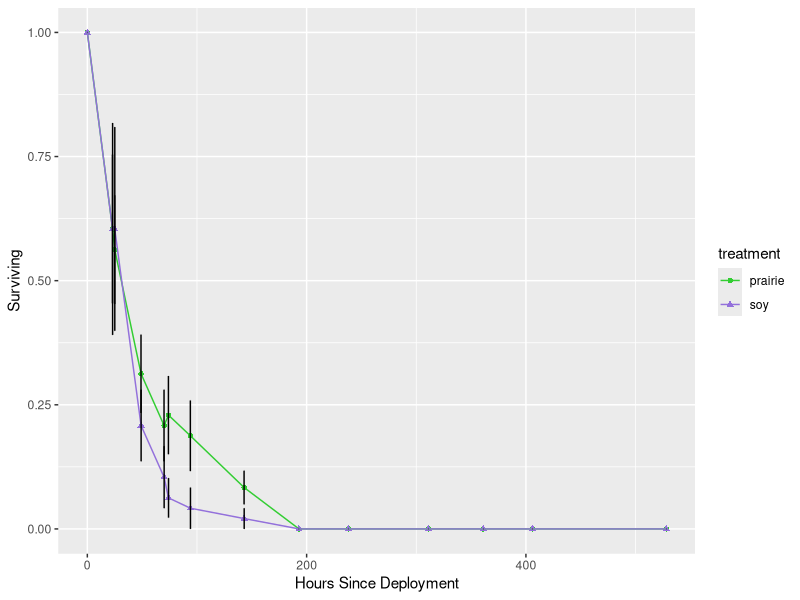
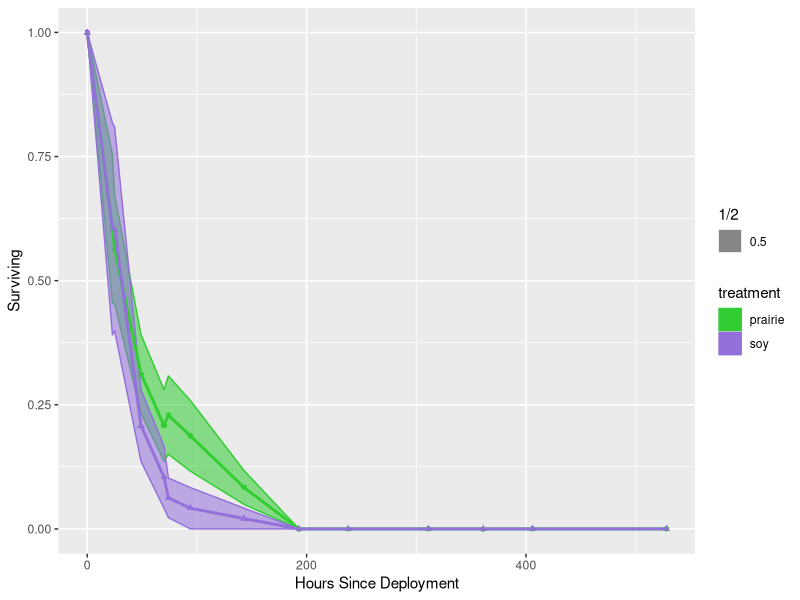
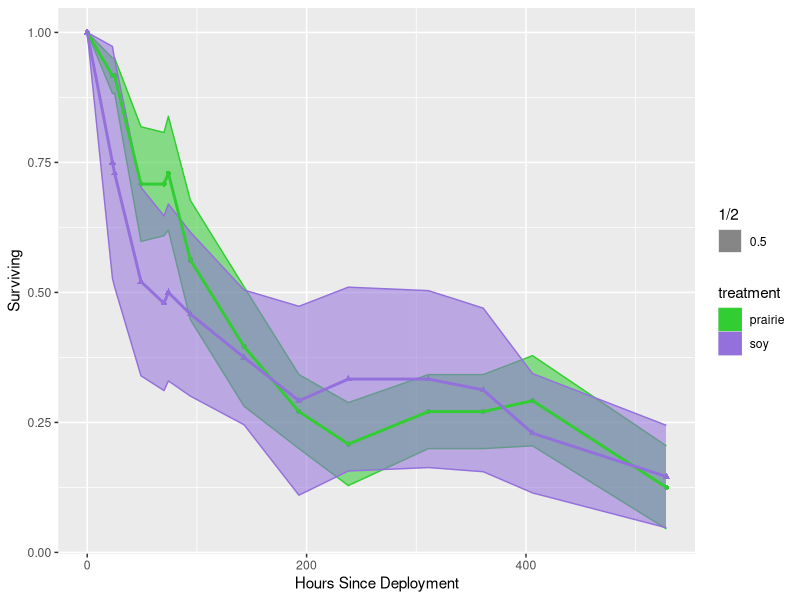
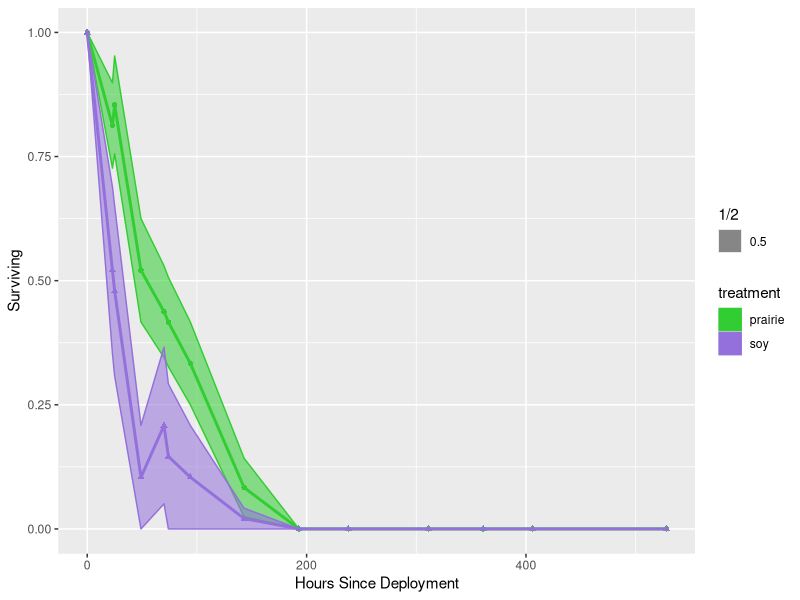
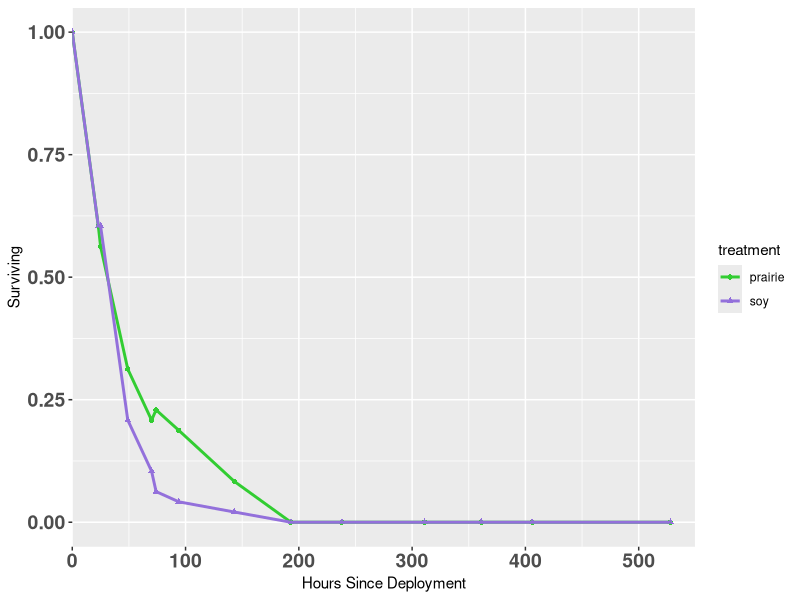
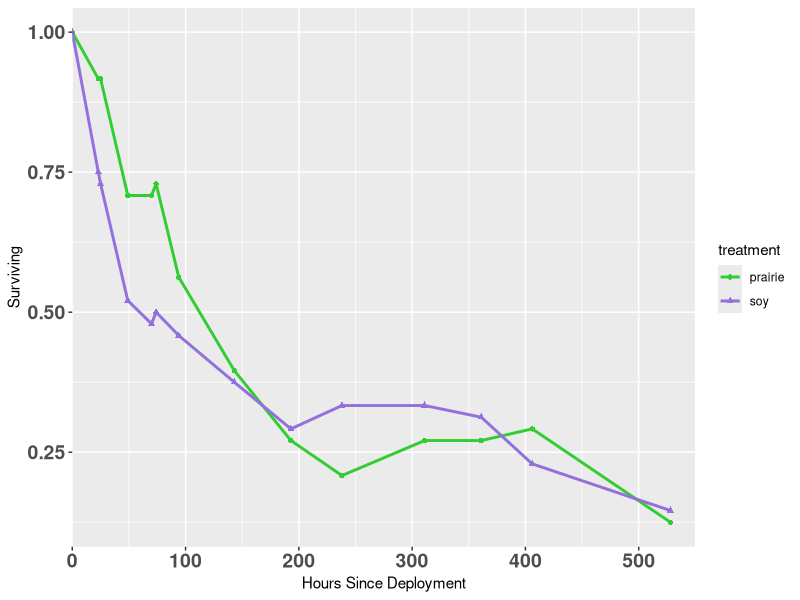
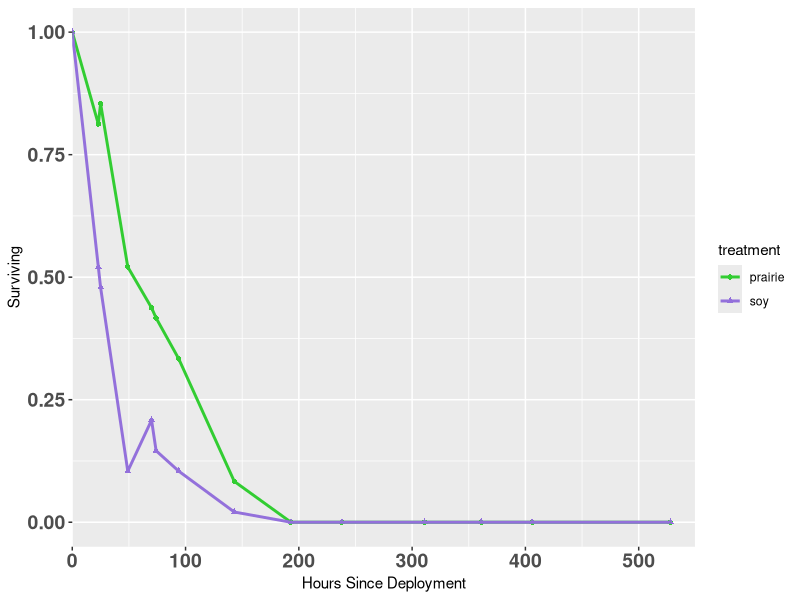

Recreate these plots in R, in order.
#bring exp1.data in

#during the first part of the experiment, I recorded the fates of eggs and larvae on individual plants 
#(July 13-18). later, as they hatched and moved between plants (July 20 and on), I began to only 
#record the number of individuals within the "patch" of three plants. In excel, I summed across
#the 3 plants for July 13-18 in each patch and then brought in the data into R.

exp1.data<-read.csv(file="deployment1_excel_shaped_csv.csv", header=TRUE)
exp1.data<-na.omit(exp1.data) #omit the na's, which included lots of empty spaces, which were artifacts from the excel manipulation

#make block into a factor
exp1.data$block <- as.factor(exp1.data$block)


#create total and surviving variables
exp1.data$total<-rowSums(exp1.data[9:15])
exp1.data$surviving<-exp1.data$total/exp1.data$Initial_count

library(reshape2)

exp1.data1<-dcast(exp1.data, date+hours_since_deployment+block+treatment~exclosure_treatment, mean)
exp1.data1$open<-NULL


exp1.open.only<-exp1.data[which(exp1.data$exclosure_treatment=="open"),]
exp1.open.only$exclosure_treatment<-NULL

exp1.data2<-merge(exp1.open.only, exp1.data1)


#do the anova using glm function
exp1.result <- glm(cbind(total, Initial_count) ~ hours_since_deployment*treatment + 
                block + (1+block:treatment)+offset(closed), data=exp1.data2, 
              family=binomial(link='logit'))
exp1.result
summary(exp1.result)


#also, let's do anova as an AoD becuase of exp1.data structure 
#here's some scratch code to work from, lifted from Safarzoda thesis


anova(exp1.result, test="Rao")#analysis of deviance
#need to create concatenated variable for interaction
exp1.data2$hours.treatment<-paste(exp1.data2$treatment, ".", exp1.data2$hours_since_deployment)

with(exp1.data2, pairwise.t.test(surviving, hours.treatment, p.adjust.method="holm"))

#need to do pairwise t-test only comparing within a given hours_since_deployment. I couldn't figure out how
#to do it using a for loop, so I took the brute force approach for the time being



#load library(ddply) compute summary stats for plotting
library(plyr)
exp1.data2.summary<-ddply(exp1.data2, .(hours_since_deployment, treatment), summarize,
                     N=length(surviving),
                     mean=mean(surviving),
                     sd   = sd(surviving),
                     se   = sd / sqrt(N) )

exp1.data2.summary.closed<-ddply(exp1.data2, .(hours_since_deployment, treatment), summarize,
                            N=length(closed),
                            mean=mean(closed),
                            sd   = sd(closed),
                            se   = sd / sqrt(N) )

exp1.data2.summary.sham<-ddply(exp1.data2, .(hours_since_deployment, treatment), summarize,
                          N=length(sham),
                          mean=mean(sham),
                          sd   = sd(sham),
                          se   = sd / sqrt(N) )

#creating the plot!

#make my colour palette
cols <- c("prairie" = "limegreen", "soy" = "mediumpurple")
#load ggplot2
library(ggplot2)
#make the pot
ggplot1<- ggplot(exp1.data2.summary, 
                 aes(x=exp1.data2.summary$hours_since_deployment, y=mean, colour=treatment, shape=treatment)) +
  scale_color_manual(values=cols)+
  geom_point()+
  geom_line()+
  geom_errorbar(aes(ymin=mean-se, ymax=mean+se), colour="black", width=.2, position="dodge")+
  xlab("Hours Since Deployment")+
  ylab("Surviving")
#view the plot
ggplot1


#cooler ggplot 
cols <- c("corn" = "gold2", "prairie" = "limegreen", "soy" = "mediumpurple", "fallow" = "firebrick1", "turf" ="dodgerblue2" )
ggplot2<- ggplot(exp1.data2.summary, 
                 aes(x=hours_since_deployment, y=mean, shape=treatment, colour=treatment, fill=treatment))+
  geom_point()+
  geom_ribbon(aes(ymin=mean-se, ymax=mean+se, alpha=1/2))+
  scale_colour_manual(values=cols)+ 
  scale_fill_manual(values=cols)+
  geom_line(size=1)+
  xlab("Hours Since Deployment")+
  ylab("Surviving")


ggplot2

#make it for closed and sham

ggplot.closed<- ggplot(exp1.data2.summary.closed, 
                       aes(x=hours_since_deployment, y=mean, shape=treatment, colour=treatment, fill=treatment))+
  geom_point()+
  geom_ribbon(aes(ymin=mean-se, ymax=mean+se, alpha=1/2))+
  scale_colour_manual(values=cols)+ 
  scale_fill_manual(values=cols)+
  geom_line(size=1)+
  xlab("Hours Since Deployment")+
  ylab("Surviving")


ggplot.closed

ggplot.sham<- ggplot(exp1.data2.summary.sham, 
                     aes(x=hours_since_deployment, y=mean, shape=treatment, colour=treatment, fill=treatment))+
  geom_point()+
  geom_ribbon(aes(ymin=mean-se, ymax=mean+se, alpha=1/2))+
  scale_colour_manual(values=cols)+ 
  scale_fill_manual(values=cols)+
  geom_line(size=1)+
  xlab("Hours Since Deployment")+
  ylab("Surviving")


ggplot.sham



####plots for presentation


ggplot1<- ggplot(exp1.data2.summary, 
                 aes(x=exp1.data2.summary$hours_since_deployment, y=mean, colour=treatment, shape=treatment)) +
  scale_color_manual(values=cols)+
  geom_point()+
  geom_line(size=1)+
  xlab("Hours Since Deployment")+
  ylab("Surviving")+
  theme(axis.text.x = element_text(face="bold", 
                                   size=14),
        axis.text.y = element_text(face="bold", size=14))+
scale_x_continuous(expand = c(0, 0), limits = c(0, 550))

#view the plot
ggplot1

#make it for closed and sham

ggplot.closed<- ggplot(exp1.data2.summary.closed, 
                       aes(x=hours_since_deployment, y=mean, shape=treatment, colour=treatment, fill=treatment))+
  geom_point()+
  scale_colour_manual(values=cols)+ 
  scale_fill_manual(values=cols)+
  geom_line(size=1)+
  xlab("Hours Since Deployment")+
  ylab("Surviving")+
  theme(axis.text.x = element_text(face="bold", 
                                   size=14),
        axis.text.y = element_text(face="bold", size=14))+
scale_x_continuous(expand = c(0, 0), limits = c(0, 550))



ggplot.closed

ggplot.sham<- ggplot(exp1.data2.summary.sham, 
                     aes(x=hours_since_deployment, y=mean, shape=treatment, colour=treatment, fill=treatment))+
  geom_point()+
  scale_colour_manual(values=cols)+ 
  scale_fill_manual(values=cols)+
  geom_line(size=1)+
  xlab("Hours Since Deployment")+
  ylab("Surviving")+
  theme(axis.text.x = element_text(face="bold", 
                                   size=14),
        axis.text.y = element_text(face="bold", size=14))+
scale_x_continuous(expand = c(0, 0), limits = c(0, 550))



ggplot.sham
